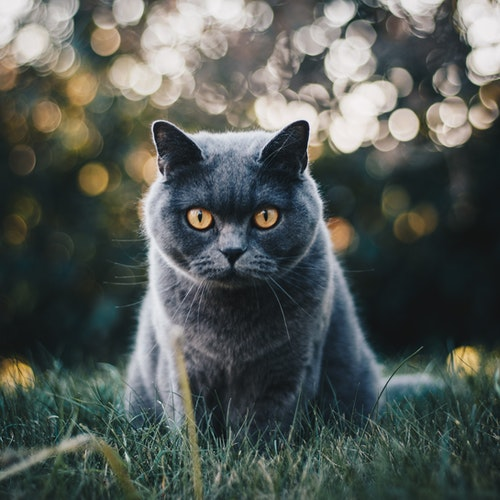
#> input picture cat.jpg, 500 x 500 px
$ python opencv_107_resizing.py
#> lines starting #> are read from the running program, lines starting #| are printed output that depends on the picture
import cv2
import numpy as np
# load image and display the original
image = cv2.imread("cat.jpg")
#> image is the input picture: shape (500, 500, 3); mean B, G, R 84.9, 89.3, 83.1
cv2.imshow("original", image)
cv2.waitKey(0)

# resize without considering the aspect ratio
new_dimension = (300, 150)
resized = cv2.resize(image, new_dimension, interpolation=cv2.INTER_AREA)
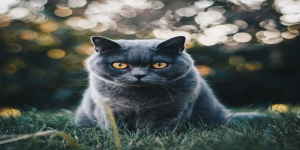
#> resized: shape (150, 300, 3); mean B, G, R 84.9, 89.4, 83.1
cv2.imshow("resized", resized)
cv2.waitKey(0)
'''This is the problem with not maintaining aspect ratio'''
# now the question is How do we maintain the aspect ratio of images. Ratio
# simply is the ratio between height and width. For maintaining the aspect ration
# of the image, we take the ratio of new width or height to that of old width or height
# , let us find that
new_width = 100
ratio = 300.0 / image.shape[1]  # width
#> ratio = 0.6
new_dimension = (300, int(image.shape[0] * ratio))
#> new_dimension = (300, 300)
resized = cv2.resize(image, new_dimension, interpolation=cv2.INTER_AREA)
#> resized: shape (300, 300, 3)
cv2.imshow("resized 2", resized)
cv2.waitKey(0)
# resizing with the concept of aspect ratio
new_height = 100
ratio = 300.0 / image.shape[0]  # based on height
new_dimension = (int(image.shape[0] * ratio), 300)
resized = cv2.resize(image, new_dimension, interpolation=cv2.INTER_AREA)
cv2.imshow("resized 3", resized)
cv2.waitKey(0)

#imutils
# import imutils as im

# r = im.resize(image, height=or width=)

various_inter = {
    "inter_nearest": cv2.INTER_NEAREST,
    "inter_linear": cv2.INTER_LINEAR,
    "inter_area": cv2.INTER_AREA,
    "inter_cubic": cv2.INTER_CUBIC,
    "inter_lancz": cv2.INTER_LANCZOS4
}
